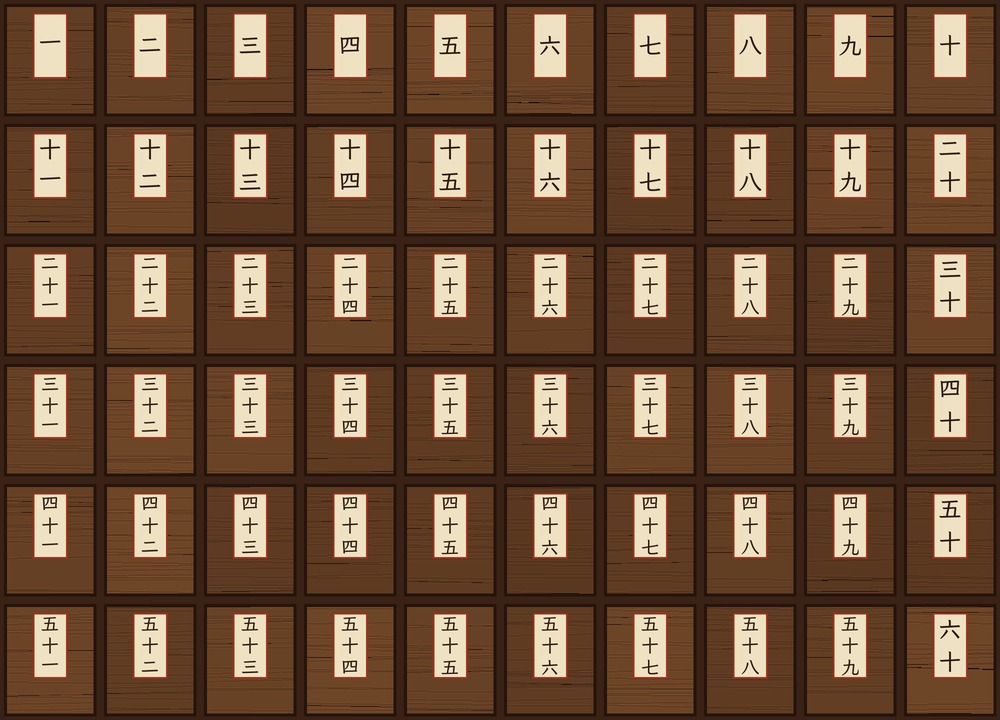
#> input picture blender/tex/shrine_drawers.jpg, 1000 x 720 px
$ python -i tea_tex.py   (imports and definitions only)
#> lines starting #> are read from the running program, lines starting #| are printed output that depends on the picture
# Paints the tea room's flat artwork with PIL: the sage-and-rose wallpaper, the gilt fascia board, the chalkboard menu,
# the tea-tin labels, the hanging teacup sign, the Persian rug, the fish-scale slates of the mansard roof, the lace of
# the tablecloth, the rose-sprigged china and the awning's stripes. Everything is drawn here, nothing downloaded; the
# lettering is in the open fonts the site hosts (webfont.py). The two silhouette portraits and the framed card prints
# come from the page's own Lenormand painter (tex/tea_card_*.png, tex/tea_portrait_*.png), exported once.
# Run:  python3 tea_tex.py
import math, os, random
from PIL import Image, ImageDraw, ImageFilter, ImageChops
import webfont

HERE = os.path.dirname(os.path.abspath(__file__))
TEX = os.path.join(HERE, 'tex')
def hexc(h, a=255): h = h.lstrip('#'); return tuple(int(h[i:i + 2], 16) for i in (0, 2, 4)) + (a,)
def save(im, name, size=None):
    if size: im = im.resize(size, Image.LANCZOS)
    im.convert('RGB').save(os.path.join(TEX, name), quality=92); print('wrote', name, im.size if not size else size)
def grain(im, amt=10, keep=0.35):
    n = Image.effect_noise(im.size, amt).point(lambda v: max(0, min(255, int(238 + (v - 128) * keep))))
    return ImageChops.multiply(im.convert('RGB'), Image.merge('RGB', (n, n, n))).convert('RGBA')
# [5 lines left out: function wrap_draw, not called in this run]
SERIF, LATIN, BRUSH = ('Noto Serif SC', '900'), ('Cormorant Garamond', '600'), ('Long Cang', None)
def text(d, xy, s, face, px, fill, anchor='m', track=0):
    return webfont.draw_text(d, xy, s, face[0], px, fill, face[1], anchor, track)

# ---------------------------------------------------------------- wallpaper: sage stripes and little rose bouquets in a diamond lattice
# [4 lines left out: function rose, not called in this run]
def leafy(d, x, y, a, L, w, c):
    pts = [(x + math.cos(a) * L * t - math.sin(a) * w * math.sin(math.pi * t) * s, y + math.sin(a) * L * t + math.cos(a) * w * math.sin(math.pi * t) * s) for s in (1, -1) for t in ([i / 10 for i in range(11)] if s > 0 else [1 - i / 10 for i in range(11)])]
    d.polygon(pts, fill=hexc(c))
# [57 lines left out: functions wallpaper, fascia, steam, menu, not called in this run]

# ---------------------------------------------------------------- tea-tin labels, eight to an atlas (4 across, 2 down), each wrapping a tin
TINS = [('#2f6a66', 'Earl Grey', '伯爵'), ('#9a2e3a', 'Darjeeling', '大吉岭'), ('#c8962e', 'Assam', '阿萨姆'), ('#2c3a62', 'Ceylon', '锡兰'),
        ('#b8607a', 'Rose', '玫瑰'), ('#4f7a4a', 'Jasmine', '茉莉'), ('#6a3a5a', 'Oolong', '乌龙'), ('#d0a050', 'Chamomile', '洋甘菊')]
# [133 lines left out: functions tins, sign, rug, aboard, slate, lace and 2 more, not called in this run]

# [3 lines not run here, left out]

>>> from PIL import Image
>>> picture = Image.open('tex/shrine_drawers.jpg')
#> picture is the input picture: PIL image 1000x720 RGB; mean R, G, B 109.2, 78.2, 54.8
>>> result = grain(picture)
#> in grain, `n = Image.effect_noise(im.size, amt).point(lambda v: max(0, min(255, i..`:
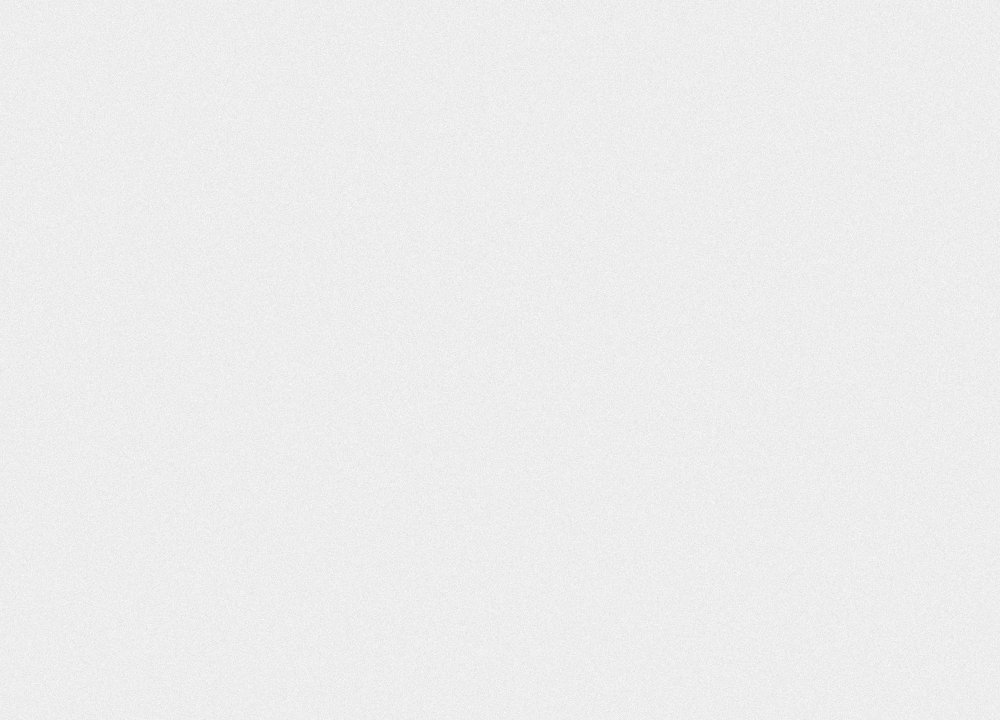
#> n: PIL image 1000x720 L; min 221, max 254, mean 237.4
